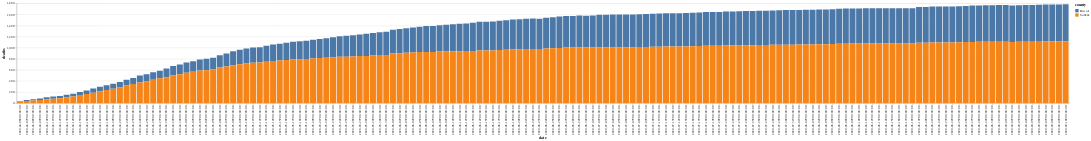

This figure's notebook cell:
### Code cell
from altair import datum

alt.Chart(df_filtered).mark_bar().encode(
    x='date:O',
    y='deaths:Q',
    color = 'county',
    tooltip=['deaths']
).transform_filter(
    datum.date >'2020-04-06'
).interactive()

### Figure 1 — Vega-Lite specification as saved in the notebook (floating-point values rounded to 4 significant figures; data arrays with more than 128 entries replaced by an {"elided": "..."} marker saying what was removed)
{"config": {"view": {"continuousWidth": 400, "continuousHeight": 300}}, "data": {"name": "data-76c5b8a05186b494bd136f78a16ae898"}, "mark": "bar", "encoding": {"color": {"type": "nominal", "field": "county"}, "tooltip": [{"type": "quantitative", "field": "deaths"}], "x": {"type": "ordinal", "field": "date"}, "y": {"type": "quantitative", "field": "deaths"}}, "selection": {"selector004": {"type": "interval", "bind": "scales", "encodings": ["x", "y"]}}, "transform": [{"filter": "(datum.date > '2020-04-06')"}], "$schema": "https://vega.github.io/schema/vega-lite/v4.8.1.json", "datasets": {"data-76c5b8a05186b494bd136f78a16ae898": {"elided": "404 records"}}}
